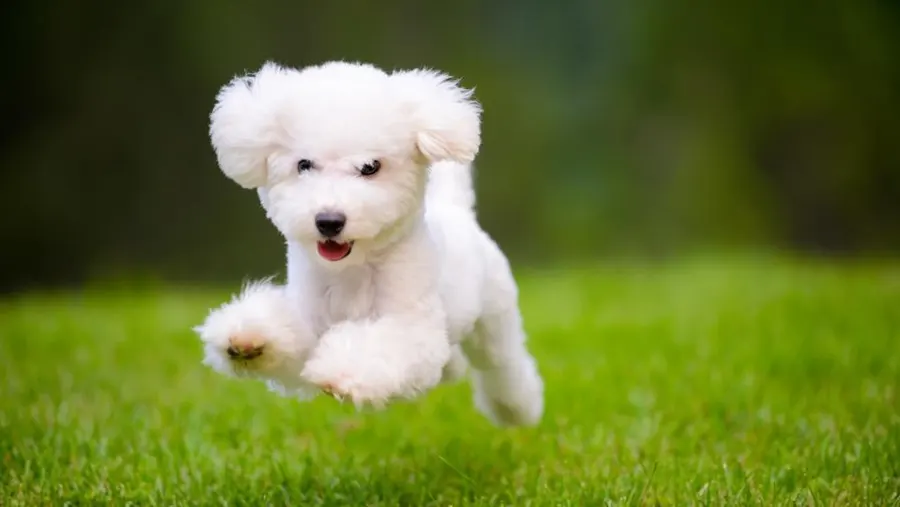
#> input picture Computer_Vision/dog.jpeg, 900 x 507 px
$ jupyter execute 'opencv_advanced(2).ipynb'
#> lines starting #> are read from the running program, lines starting #| are printed output that depends on the picture; after the words box and inside, x2 and y2 are one past the last pixel; in counts of white or black regions, pixels touching at a corner belong together; long printed decimals are rounded
[cell 1]
import cv2 as cv
import numpy as np
import matplotlib.pyplot as plt

# Computing Histogram
### Allows you to visualize the distribution of pixel intensities in an image

[cell 2]
img = cv.imread("dog.jpeg")
#> img is the input picture: shape (507, 900, 3); mean B, G, R 52.9, 117.7, 104
gray = cv.cvtColor(img,cv.COLOR_BGR2GRAY)
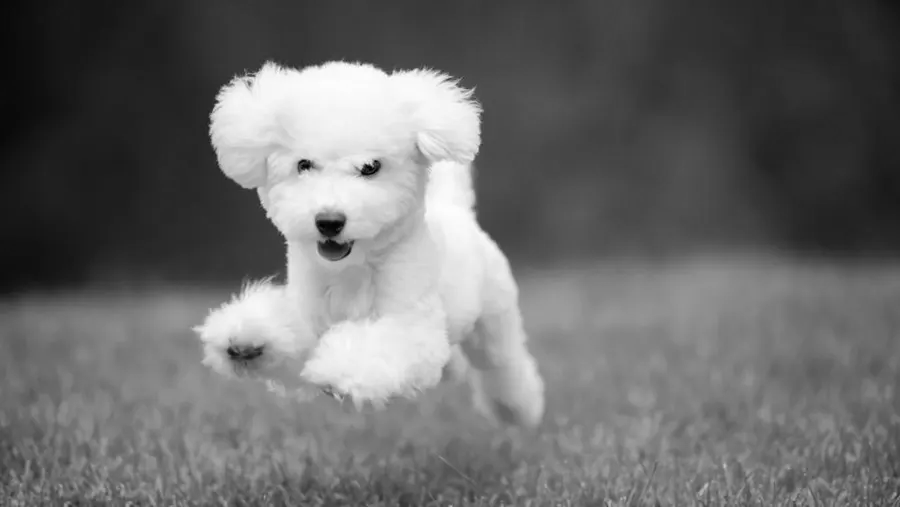
#> gray: shape (507, 900); min 0, max 255, mean 106.2


# By default, plt.imshow() applies a colormap to the grayscale image, which can lead to what looks like an inverted color effect.
# The grayscale image values are mapped to a colormap, resulting in a colored image that may not represent the actual grayscale values correctly.
#To properly display a grayscale image, you should specify the colormap explicitly:
plt.imshow(gray,cmap='gray')

## Grayscale histogram

[cell 3]
gray_hist = cv.calcHist([gray],[0],None,[256],[0,256])
#> gray_hist = 256 values, max 5843 at index 41, min 1 at index 0, mean 1782.4

plt.figure()
plt.title("grayscale histogram")
plt.xlabel("bins")
plt.ylabel("# of pixels")
plt.plot(gray_hist)
#> figure, not shown here; curve peaks at x = 41, y = 5843

### Above graph shows that highest occuring pixel value is around 40 with frequency of 6000.
### Second highest peak lies between 100-150

## Compute Histogram on a mask

[cell 4]
blank = np.zeros(img.shape[:2],dtype='uint8')
circle=cv.circle(blank,(img.shape[1]//2-80,img.shape[0]//2-80),80,255,-1)
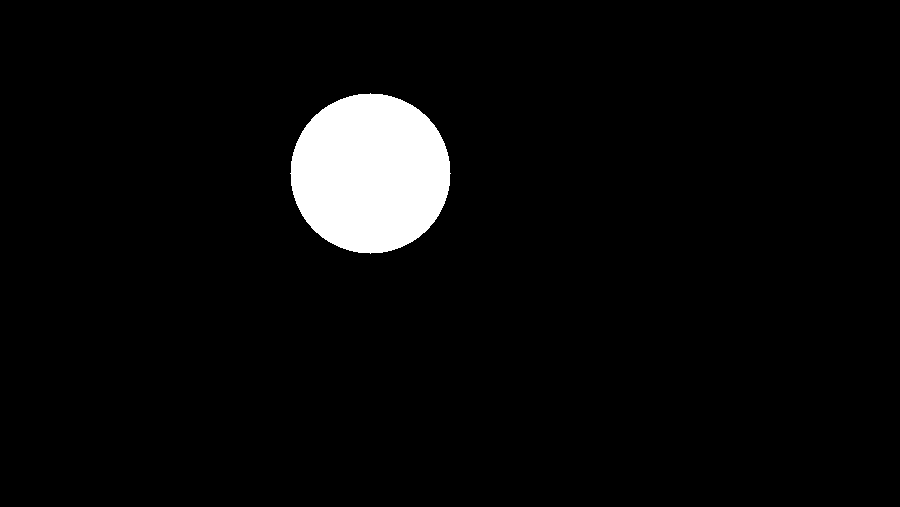
#> blank: shape (507, 900); 4.4% white; 1 white region, box (x1, y1, x2, y2) and area: (290, 93, 451, 254) 20081

plt.imshow(cv.cvtColor(circle, cv.COLOR_BGR2RGB))

[cell 5]
mask = cv.bitwise_and(gray,gray,mask=circle)
plt.imshow(mask,cmap="gray")

[cell 6]
gray_hist = cv.calcHist([gray],[0],mask,[256],[0,256])
#> gray_hist = 256 values, max 672 at index 244, min 0 at index 0, mean 78.44

plt.figure()
plt.title("grayscale histogram")
plt.xlabel("bins")
plt.ylabel("# of pixels")
plt.plot(gray_hist)
#> figure, not shown here; curve peaks at x = 244, y = 672

## Compute a color histogram

[cell 7]
colors = ('b','g','r')
for i,col in enumerate(colors):
    hist = cv.calcHist([img],[i],None,[256],[0,256])
    plt.plot(hist,color=col)

plt.show()
#> figure, not shown here; curve peaks at x = 0, y = 23548; curve peaks at x = 158, y = 4673; curve peaks at x = 34, y = 5165

## Compute a color histogram for masked image

[cell 8]
mcolor = cv.bitwise_and(img,img,mask=circle)
colors = ('b','g','r')
for i,col in enumerate(colors):
    hist = cv.calcHist([img],[i],mask,[256],[0,256])
    plt.plot(hist,color=col)

plt.show()
#> figure, not shown here; curve peaks at x = 242, y = 557; curve peaks at x = 241, y = 627; curve peaks at x = 247, y = 807

# Thresholding
### Binarization of an image: Conversion to binary image
### Only 2 values: 0 and 255
### Define thershold ourself

[cell 9]
gray = cv.cvtColor(img,cv.COLOR_BGR2GRAY)

### Simple thresholding

[cell 10]
threshold, thresh = cv.threshold(gray, 150, 255, cv.THRESH_BINARY) # 150 threshold value, 255 maximun value which will be rounded off to
#> thresh: shape (507, 900); 17.9% white; 78 white regions (68 under 20 px), largest, box (x1, y1, x2, y2) and area: (190, 61, 578, 424) 80260, (265, 379, 315, 405) 582, (639, 418, 650, 438) 143
# threshold = 150
# threh = threholded image

plt.imshow(thresh,cmap="gray")

### Simple Thresholding(Inverse)

[cell 11]
threshold, thresh = cv.threshold(gray, 150, 255, cv.THRESH_BINARY_INV) # 150 threshold value, 255 maximun value which will be rounded off to
# threshold = 150
# threh = threholded image

plt.imshow(thresh,cmap="gray")

### Adaptive Thresholding
### Optimal Threshold value found by algorithm

[cell 12]
# [5 lines of commented-out code are left out]

thresh = cv.adaptiveThreshold(gray, 255, cv.ADAPTIVE_THRESH_MEAN_C,cv.THRESH_BINARY,11,3)
#> thresh: shape (507, 900); 88.7% white; 1238 black regions (881 under 20 px), largest, box (x1, y1, x2, y2) and area: (203, 53, 551, 441) 6447, (797, 412, 885, 507) 1937, (317, 168, 431, 261) 1383
# threshold = 150
# threh = threholded image

plt.imshow(thresh,cmap="gray")

### Adaptive Thresholding(Inverse)

[cell 13]
# [5 lines of commented-out code are left out]

thresh = cv.adaptiveThreshold(gray, 255, cv.ADAPTIVE_THRESH_MEAN_C,cv.THRESH_BINARY_INV,11,3)
# threshold = 150
# threh = threholded image

plt.imshow(thresh,cmap="gray")

# Edge Detection
### Gradient =/- Edge mathematically
### Canny is one advanced edge detection method/algorithm but there are others aswell

## Laplaction
### Calculates gradients

[cell 14]
gray = cv.cvtColor(img,cv.COLOR_BGR2GRAY)
plt.imshow(gray,cmap="gray")

[cell 15]
lap = cv.Laplacian(gray,cv.CV_64F) #ddepth/data depth is CV_64F
lap = np.uint8(np.absolute(lap))
plt.imshow(lap,cmap="gray")

## Sabel
### Computes gradients in 2 axis (x and y)

[cell 16]
sobelx = cv.Sobel(gray,cv.CV_64F,1,0)
sobely = cv.Sobel(gray,cv.CV_64F,0,1)

###  There may be presence of invalid values (such as NaN or inf) in the Sobel gradient images. This can happen when using floating-point operations, which can produce out-of-range values

### To fix this, you should convert the Sobel gradient images to a proper displayable format. One common approach is to take the absolute value of the gradients and then normalize them to an appropriate range.

[cell 17]
abs_sobelx = np.absolute(sobelx)
plt.imshow(abs_sobelx,cmap="gray")

[cell 18]
abs_sobely = np.absolute(sobely)
plt.imshow(abs_sobely,cmap="gray")

## Combined sobel image

[cell 19]
sobelx_8u = np.uint8(255 * abs_sobelx / np.max(abs_sobelx))
sobely_8u = np.uint8(255 * abs_sobely / np.max(abs_sobely))

combined_sobel = cv.bitwise_or(sobelx_8u, sobely_8u)

plt.imshow(combined_sobel, cmap='gray')
plt.axis('off')  # Optional: hides the axis
plt.show()

## Canny

[cell 20]
cany = cv.Canny(img,125,175) ### Reduce the amount of edges by applying blur
#> cany: shape (507, 900); 1.2% white in thin lines or dots, all inside (x1, y1, x2, y2) = (0, 58, 900, 507)
plt.imshow(cv.cvtColor(cany,cv.COLOR_BGR2RGB))

# Face Detection
### Face Detection = Detecting presense of a face in an image
### Face Recognition = Dectecting whose face it is
### Face detection performed through classifiers. Classifiers  = Algorithm that decides whether an image is positive/negative (face is present or not). OpenCV comes in with pretrained classifiers that we can use in any program.

## Harrcascade classifiers
### Many classifiers present for eye, face, body etc

### First copy .xml file from opencv repo to this directory

[cell 21]
img = cv.imread("face.jpg")
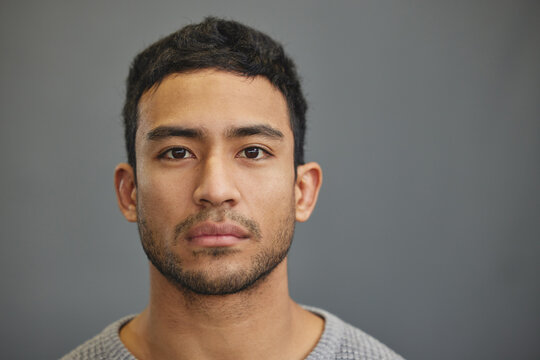
#> input picture Computer_Vision/face.jpg, 540 x 360 px
#> img is the input picture: shape (360, 540, 3); mean B, G, R 101.6, 108.5, 116.7
gray = cv.cvtColor(img,cv.COLOR_BGR2GRAY)
#> gray: shape (360, 540)
plt.imshow(gray,cmap="gray")

[cell 22]
haar_classifier = cv.CascadeClassifier("face.xml")

[cell 23]
faces = haar_classifier.detectMultiScale(gray,scaleFactor=1.1,minNeighbors=3)
#> faces = [[110, 68, 210, 210]]
print(f"number of faces detected: {len(faces)}")
#| number of faces detected: 1
print(f"coordinates for them : {faces}")
#| coordinates for them : [[110  68 210 210]]

[cell 24]
for (x,y,w,h) in faces:
    cv.rectangle(img,(x,y),(x+w,y+h),(0,255,0),thickness=2)
#> this loop made 1 pass
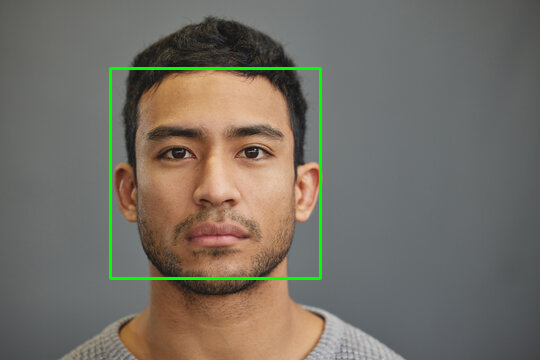
#> img: shape (360, 540, 3); 1.29% of pixels changed, all inside (x1, y1, x2, y2) = (109, 67, 322, 280)

plt.imshow(cv.cvtColor(img,cv.COLOR_BGR2RGB))

## Face Recognition
### Train opencv's built-in recognizer on sample images

[cell 25]
import os

[cell 26]
p = os.listdir("Faces/train")
p

[cell 27]
DIR_test = 'c:\\Users\\Hamza\\Desktop\\New folder\\Computer_Vision\\Faces\\val'

[cell 28]
def create_train():
    features = []
    labels = []
    DIR = 'c:\\Users\\Hamza\\Desktop\\New folder\\Computer_Vision\\Faces\\train'
    for person in p:
        path = os.path.join(DIR,person)
        label = p.index(person)

        for img in os.listdir(path):
            img_path = os.path.join(path,img)
            img_array = cv.imread(img_path)
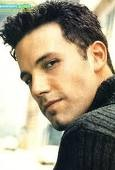
#> input picture Computer_Vision/Faces/train/Ben Afflek/1.jpg, 115 x 170 px, found by its file name
#> img_array is the input picture: shape (170, 115, 3); mean B, G, R 130.9, 151.7, 161.1
            gray = cv.cvtColor(img_array,cv.COLOR_BGR2GRAY)
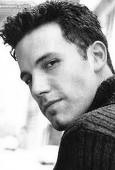
#> gray: shape (170, 115); min 0, max 255, mean 152.2

            haar_classifier = cv.CascadeClassifier("face.xml")
            faces = haar_classifier.detectMultiScale(gray,scaleFactor=1.1,minNeighbors=3)
#> faces = ()

            for (x,y,w,h) in faces:
                faces_roi = gray[y:y+h,x:x+w]
                features.append(faces_roi)
                labels.append(label)
#> this loop made 0 passes
#> after the loop, features = []; labels = []

    return features,labels

f,l = create_train()

[cell 29]
print(len(f),len(l))

[cell 30]
face_recognizer = cv.face.LBPHFaceRecognizer_create()

[cell 31]
face_recognizer.train(np.array(f,dtype="object"),np.array(l))

[cell 32]
face_recognizer.save("face_trained.yml")

### Load and Use this model on testing data

[cell 33]
face_recognizer.read("face_trained.yml")

[cell 34]
img = cv.imread("2.jpg")
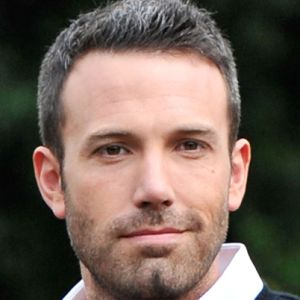
#> input picture Computer_Vision/2.jpg, 300 x 300 px
#> img is the input picture: shape (300, 300, 3); mean B, G, R 88.2, 97.8, 114.4
gray = cv.cvtColor(img,cv.COLOR_BGR2GRAY)
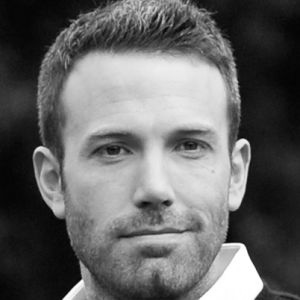
#> gray: shape (300, 300); min 0, max 255, mean 101.7

faces = haar_classifier.detectMultiScale(gray,scaleFactor=1.1,minNeighbors=3)
#> faces = [[46, 62, 216, 216]]

for (x,y,w,h) in faces:
    faces_roi = gray[y:y+h,x:x+h]
    label,conf = face_recognizer.predict(faces_roi)
    print(f"Label -> {label} predicted with conf -> {conf}")

    cv.putText(img,str(p[label]),(20,20),cv.FONT_HERSHEY_COMPLEX,1.0,(0,255,0),thickness=2)
    cv.rectangle(img,(x,y),(x+w,y+h),(0,255,0),thickness=2)
#> this loop made 1 pass
#> (x, y, w, h, label, conf) on pass 1: (46, 62, 216, 216, 0, 60.07)
#| Label -> 0 predicted with conf -> 60.069
#> pass 1, `faces_roi = gray[y:y+h,x:x+h]`:
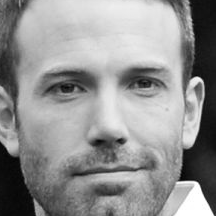
#> faces_roi: shape (216, 216); min 1, max 255, mean 145.7
#> after the loop:
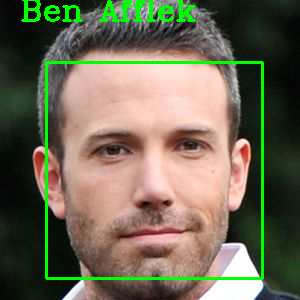
#> img: shape (300, 300, 3); 4.57% of pixels changed, all inside (x1, y1, x2, y2) = (21, 0, 264, 280)

plt.imshow(img)
